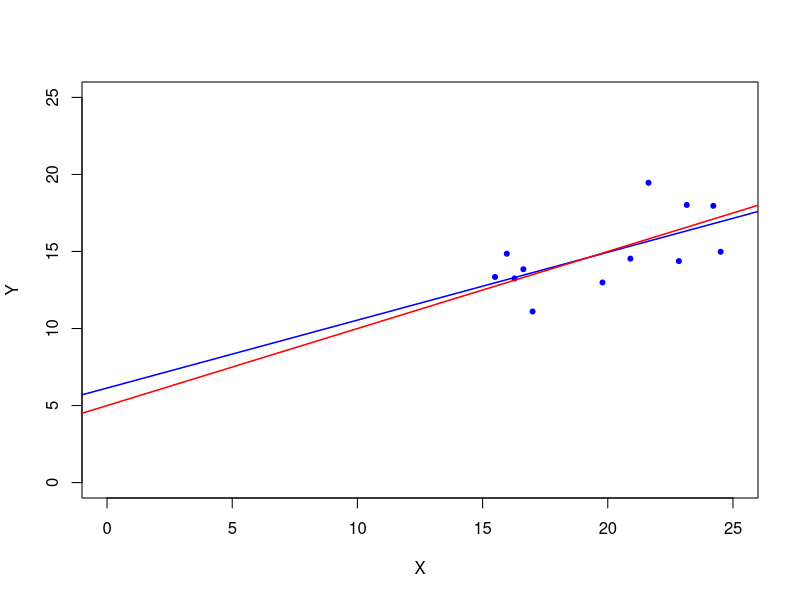
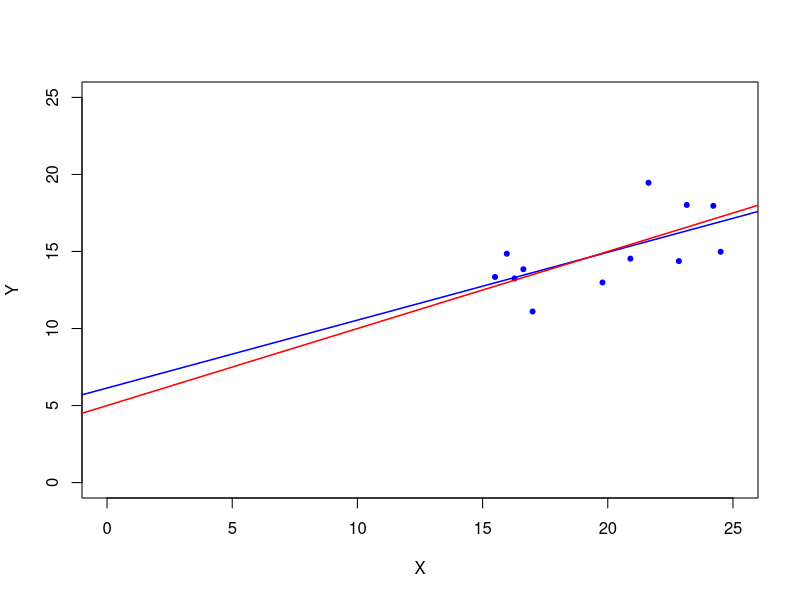
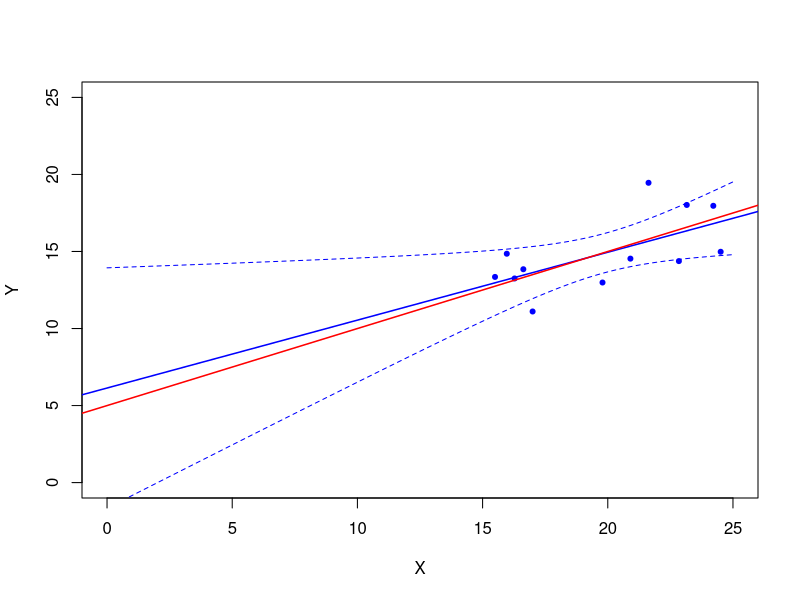
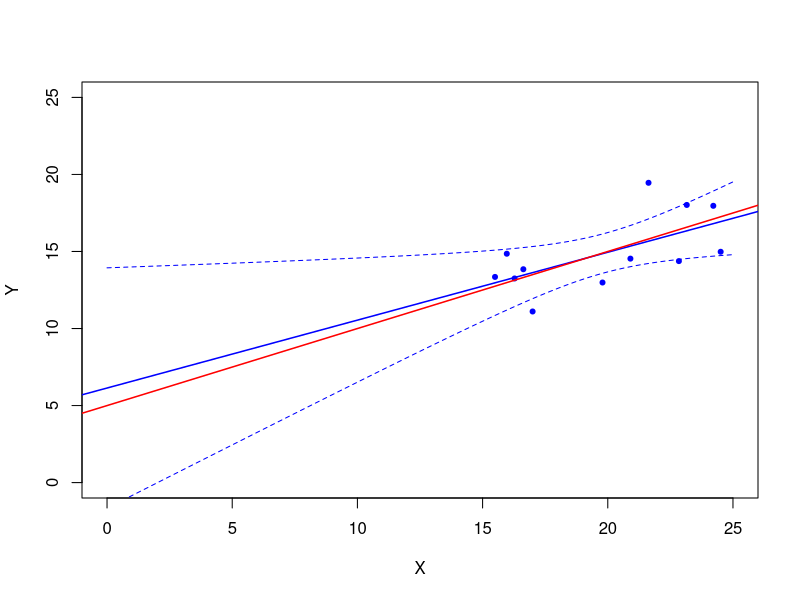
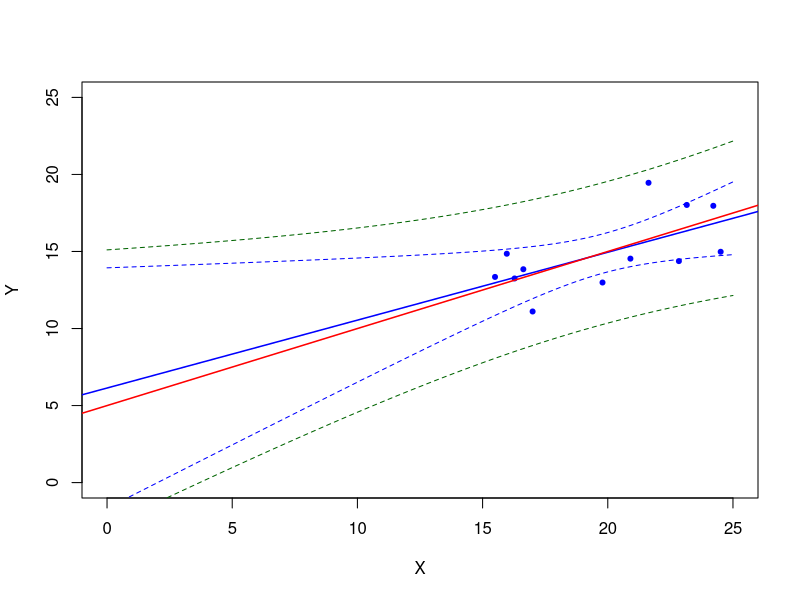
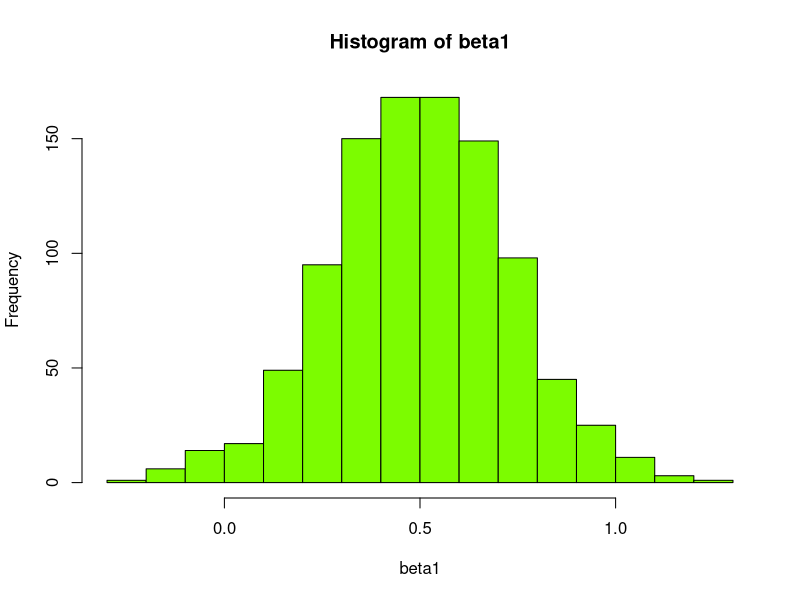

Source code (R) for these figures, in order:
## ---- chunk 1
#| echo: TRUE
# This function is generating 5 random observations 
# from a Normal distribution with mean 0 and standard deviation 1
rnorm(5, 0, 1)
## ---- chunk 2
#| echo: TRUE
# Notice when we run the function again, we get 5 new observations
rnorm(5, 0, 1)
## ---- chunk 3
#| echo: TRUE
# If we want the same "random" numbers each time we run our program we can set a seed
set.seed(123) # The number here is whatever you want
rnorm(5, 0, 1)
## ---- chunk 4
#| echo: TRUE
# Same numbers here:
set.seed(123)
rnorm(5, 0, 1)
## ---- chunk 5
#| echo: TRUE
mu <- 1 # Population mean (unknown)
sigma <- 1 # Population standard deviation (known)
n.sample <- 10 # Sample size in one run of the experiment (i.e. number of observations we have)
## ---- chunk 6
#| echo: TRUE
mu <- 1 # Population mean (unknown)
sigma <- 1 # Population standard deviation (known)
n.sample <- 10 # Sample size in one run of the experiment (i.e. number of observations we have)
N.rep <- 1000 # Number of times we will repeat the experiment 
alpha <- 0.05
## ---- chunk 7
#| echo: TRUE
# Sample means generated from sampling distribution
x.bar <- rnorm(N.rep, mean = mu, sd = sigma / sqrt(n.sample)) 
head(x.bar)
## ---- chunk 8
#| echo: TRUE
z <- qnorm(alpha / 2, mean = 0, sd = 1, lower.tail = FALSE) # z-value for confidence intervals
## ---- chunk 9
#| echo: TRUE
z <- qnorm(alpha / 2, mean = 0, sd = 1, lower.tail = FALSE) # z-value for confidence intervals
low.bound <- (x.bar - z * sigma / sqrt(n.sample)) # Interval lower bound
up.bound <- (x.bar + z * sigma / sqrt(n.sample)) # Interval upper bound
## ---- chunk 10
#| echo: TRUE
z <- qnorm(alpha / 2, mean = 0, sd = 1, lower.tail = FALSE) # z-value for confidence intervals
low.bound <- (x.bar - z * sigma / sqrt(n.sample)) # Interval lower bound
up.bound <- (x.bar + z * sigma / sqrt(n.sample)) # Interval upper bound
CI <- data.frame(low.bound, up.bound) # Data frame to see the intervals in columns
head(CI)
## ---- chunk 11
#| echo: TRUE
# Check if resulting interval contains the true parameter
contains <- (mu >= low.bound & mu <= up.bound)
## ---- chunk 12
#| echo: TRUE
# Check if resulting interval contains the true parameter
contains <- (mu >= low.bound & mu <= up.bound)

# Observed proportion of intervals that cover the true value of the parameter
sum(contains) / N.rep 
## ---- chunk 13
#| echo: TRUE
 # This is the explanatory variable
X1 <- runif(12, 15, 25)

# This is the response variable following the true model with intercept 5 and slope 0.5
Y <- 5 + 0.5 * X1 + rnorm(length(X1), 0, 2)
## ---- chunk 14
#| echo: TRUE
 # This is the explanatory variable
X1 <- runif(12, 15, 25)

# This is the response variable following the true model with intercept 5 and slope 0.5.
Y <- 5 + 0.5 * X1 + rnorm(length(X1), 0, 2)

fit <- lm(Y ~ X1) # Here we are fitting the model to the generated data
summary(fit) # Are the estimated coefficients any close to the true values?
## ---- chunk 15
#| echo: TRUE
#| output-location: slide
plot(X1, Y,
  type = "p",
  pch = 20,
  col = "blue",
  xlim = c(0, 25),
  ylim = c(0, 25),
  xlab = "X",
  ylab = "Y",
  main = ""
)
abline(fit, col = "blue", lwd = 1.5) # Fitted line
abline(5, 0.5, col = "red", lwd = 1.5) # Actual regression line
## ---- chunk 16
#| echo: TRUE
# We will construct intervals at each one of these points so we can plot them later 
# as a "confidence band" surrounding the fitted line
newx1 <- seq(0, 25, by = 0.05)
conf_interval <- predict(fit,
  newdata = data.frame(X1 = newx1),
  interval = "confidence",
  level = 0.95
)
## ---- chunk 17
#| echo: TRUE
# We will construct intervals at each one of these points so we can plot them later 
# as a "confidence band" surrounding the fitted line
newx1 <- seq(0, 25, by = 0.05)
conf_interval <- predict(fit,
  newdata = data.frame(X1 = newx1),
  interval = "confidence",
  level = 0.95
)
head(conf_interval)
## ---- chunk 18
#| echo: TRUE
#| output-location: slide
plot(X1, Y,
  type = "p",
  pch = 20,
  col = "blue",
  xlim = c(0, 25),
  ylim = c(0, 25),
  xlab = "X",
  ylab = "Y",
  main = ""
)
abline(fit, col = "blue", lwd = 1.5)
abline(5, 0.5, col = "red", lwd = 1.5)
## ---- chunk 19
#| echo: TRUE
#| output-location: slide
plot(X1, Y,
  type = "p",
  pch = 20,
  col = "blue",
  xlim = c(0, 25),
  ylim = c(0, 25),
  xlab = "X",
  ylab = "Y",
  main = ""
)
abline(fit, col = "blue", lwd = 1.5)
abline(5, 0.5, col = "red", lwd = 1.5)
lines(newx1, conf_interval[, 2], col = "blue", lty = 2) # This will plot the lower band
lines(newx1, conf_interval[, 3], col = "blue", lty = 2) # This will plot the upper band
## ---- chunk 20
#| echo: TRUE
pred_interval <- predict(fit,
  newdata = data.frame(X1 = newx1),
  interval = "prediction",
  level = 0.95
)
head(pred_interval)
## ---- chunk 21
#| echo: TRUE
#| output-location: slide
plot(X1, Y,
  type = "p",
  pch = 20,
  col = "blue",
  xlim = c(0, 25),
  ylim = c(0, 25),
  xlab = "X",
  ylab = "Y",
  main = ""
)
abline(fit, col = "blue", lwd = 1.5)
abline(5, 0.5, col = "red", lwd = 1.5)
lines(newx1, conf_interval[, 2], col = "blue", lty = 2)
lines(newx1, conf_interval[, 3], col = "blue", lty = 2)
## ---- chunk 22
#| echo: TRUE
#| output-location: slide
plot(X1, Y,
  type = "p",
  pch = 20,
  col = "blue",
  xlim = c(0, 25),
  ylim = c(0, 25),
  xlab = "X",
  ylab = "Y",
  main = ""
)
abline(fit, col = "blue", lwd = 1.5)
abline(5, 0.5, col = "red", lwd = 1.5)
lines(newx1, conf_interval[, 2], col = "blue", lty = 2)
lines(newx1, conf_interval[, 3], col = "blue", lty = 2)
lines(newx1,
      pred_interval[, 2],
      col = "darkgreen",
      lty = 2)
lines(newx1,
      pred_interval[, 3],
      col = "darkgreen",
      lty = 2)
## ---- chunk 23
#| echo: TRUE
# Set up the simulation parameters
M <- 1000
n.sample <- 12
sigma <-  2
pvalue <- vector("numeric", M)
beta1 <- vector ("numeric", M)
coverage <- vector("logical", M)
alpha <- 0.05
## ---- chunk 24
#| echo: TRUE
### Reviewing One Simulation
# Generate data
X <- runif(n.sample, 15, 25)
Y <- 5 + 0.5 * X + rnorm(length(X), 0, sigma)

# t-quantile
t <- qt(alpha / 2, n.sample - 1, lower.tail = FALSE)

# Fit Model
model <- lm(Y ~ X)

# Extract estimated coefficient and corresponding p-value
summary(model)$coeff[2, 1]
summary(model)$coeff[2, 4]

# Check if resulting interval contains the true parameter
0.5 >= summary(model)$coeff[2, 1] - t * summary(model)$coeff[2, 2] &
  0.5 <= summary(model)$coeff[2, 1] + t * summary(model)$coeff[2, 2]
## ---- chunk 25
#| echo: TRUE
# Simulation Code
for (i in 1:M) {
  # Generate data
  X <- runif(n.sample, 15, 25)
  Y <- 5 + 0.5 * X + rnorm(length(X), 0, sigma)
  
  # t-quantile
  t <- qt(alpha / 2, n.sample - 1, lower.tail = FALSE)
  
  # Fit Model
  model <- lm(Y ~ X)
  
  # Extract estimated coefficient and corresponding p-value
  beta1[i] <- summary(model)$coeff[2, 1] 
  pvalue[i] <- summary(model)$coeff[2, 4] 
  
  # Check if resulting interval contains the true parameter
  coverage[i] <- (0.5 >= summary(model)$coeff[2, 1] - t * summary(model)$coeff[2, 2] &
      0.5 <= summary(model)$coeff[2, 1] + t * summary(model)$coeff[2, 2])
}
# Well... How do we look at our results?!
## ---- chunk 26
#| echo: TRUE
# Construct histogram
hist(beta1, col = "lawngreen")
## ---- chunk 27
#| echo: TRUE
# Observed proportion of intervals that cover the true value of the parameter
sum(coverage) / M 
## ---- chunk 28
#| echo: TRUE
# Check if p-value is not "significant"
fail.reject <- (pvalue > alpha)

# Observed proportion of rejections
sum(fail.reject) / M 
